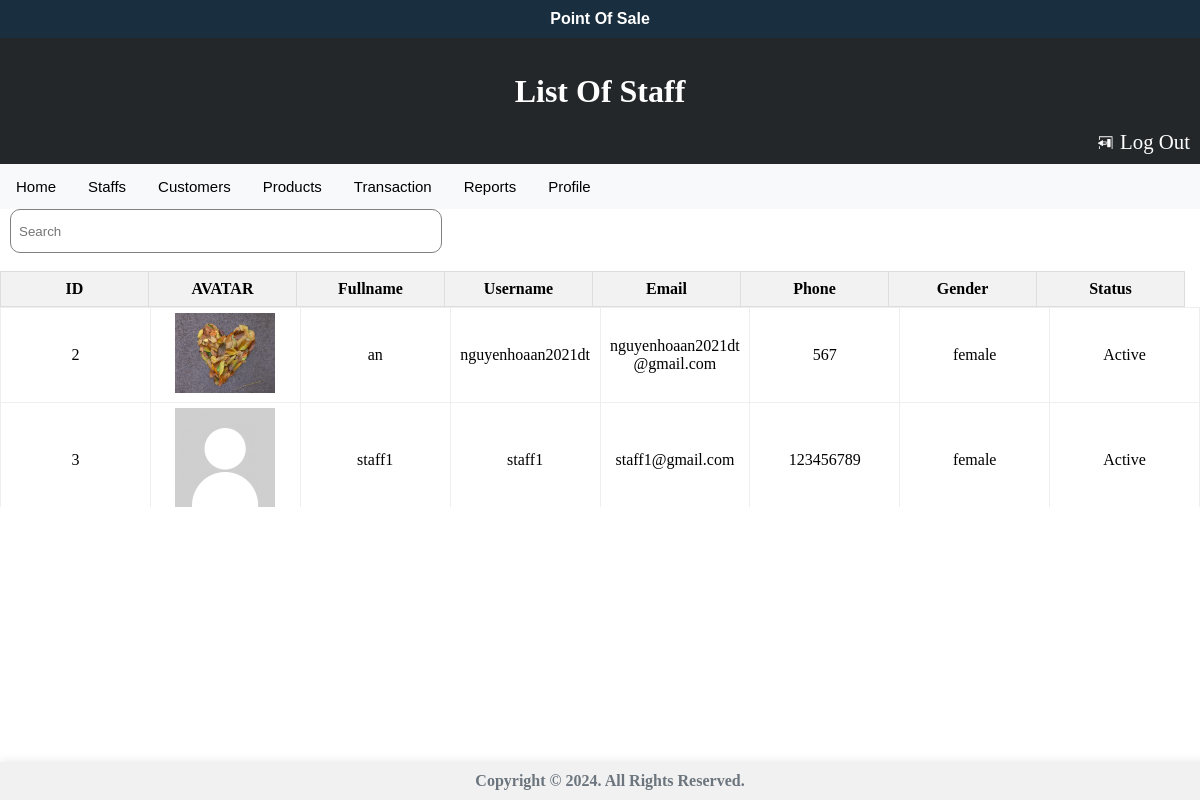
The page /views/view_info_staff.php (signed in) on the database its author committed.
### tables this page shows
CREATE TABLE `users` (
  `id` int(11) NOT NULL,
  `avatar` varchar(255) DEFAULT NULL,
  `fullname` varchar(255) NOT NULL,
  `username` varchar(255) NOT NULL,
  `password` varchar(255) NOT NULL,
  `email` varchar(255) NOT NULL,
  `phone` varchar(15) DEFAULT NULL,
  `gender` enum('male','female','other') DEFAULT NULL,
  `role` tinyint(1) NOT NULL DEFAULT 0,
  `status` tinyint(1) NOT NULL DEFAULT 0
);

### views/view_info_staff.php (the view, shortened to what this page needs)
<?php
    include_once('../config/db.conn.php');
    if ($conn) {
        $sql = "SELECT * FROM users WHERE role=0";
        $staffs = $conn->query($sql);
    } else {
        $error = "Connection is not established yet.";
    }
    $imageDirectory = '../images/';
?>
<!DOCTYPE html>
<html lang="en">
<head>
    <link rel="stylesheet" type="text/css" href="../css/admin_home.css">
    <link rel="stylesheet" type="text/css" href="../css/product_catalog.css">
    <link rel="stylesheet" type="text/css" href="../css/create_sales.css">
</head>
<body>
    <div class="header">
        <div class="row">
            <div class="hd">
                <h4>Point Of Sale</h4>
            </div>
            <div class="hd1">
                <h2>List Of Staff</h2>
            </div>
            <div class="hd2">
                <a href="#" onclick="confirmLogout()">
                </a>
                <a href="#" onclick="confirmLogout()">Log Out</a>
            </div>
        </div>
    </div>
    <div class="topnav" id="myTopnav">
        <a href="../views/admin_home.php">Home</a>
        <a href="../views/view_staffs.php">Staffs</a>
        <a class="active" href="../views/customer_list.php">Customers</a>
        <a href="../views/product_catalog.php">Products</a>
        <a href="../transaction/index.php">Transaction</a>
        <a href="#about">Reports</a>
        <a href="../views/profile.php?id=$id&role=$role">Profile</a>
    </div>
    <div class="Catalog">
        <div class="row">
            <div class="search_and_button">
                <div class="search_container">
                    <input id="frame_search" type="text" placeholder="Search">
                </div>
            </div> <br>
            <table class="head">
                <tr>
                    <th>ID</th>
                    <th>AVATAR</th>
                    <th>Fullname</th>
                    <th>Username</th>
                    <th>Email</th>
                    <th>Phone</th>
                    <th>Gender</th>
                    <th>Status</th>
                </tr>
            </table>
            <div class="scroll_table">
                <table id="sales_tab">
                    <tbody>
                        <?php
                            if (isset($staffs)) {
                                while($staff = $staffs->fetch_assoc()) {
                                    echo "<tr>";
                                    echo "<td>" . $staff['id'] . "</td>";
                                    echo "<td><img src='" . $imageDirectory . $staff['avatar'] . "' alt='Avatar'  class='avatar'></td>";
                                    echo "<td>" . $staff['fullname'] . "</td>";
                                    echo "<td>" . $staff['username'] . "</td>";
                                    echo "<td>" . $staff['email'] . "</td>";
                                    echo "<td>" . $staff['phone'] . "</td>";
                                    echo "<td>" . $staff['gender'] . "</td>";
                                    if($staff['status']==0) {
                                        echo "<td>Active</td>";
                                    } else {
                                        echo "<td>Inactivate</td>";
                                    }echo "</tr>";
                                }
                            } else {
                                echo "<tr>";
                                echo "<td colspan='9'>No staff data available.</td>";
                                echo "</tr>";
                            }
                        ?>
                    </tbody>
                </table>
            </div>
        </div>
    </div>
    <div class="footer">
        <div class="jumbotron push-spaces">
            <strong>Copyright © 2024. All Rights Reserved.</strong>
        </div>
    </div>
</body>
</html>

### css/admin_home.css (style rules this page uses)
.footer { background-color: #f8f9fa; box-shadow: 0 0 10px rgba(0, 0, 0, 0.1); padding: 20px; margin: 0; display: flex; align-items: center; text-align: center; justify-content: center; }
.header { background-color: #6c757d; box-shadow: 0 0 10px rgba(0, 0, 0, 0.1); padding: 20px; margin: 0; }
.header .hd1 { text-align: center; font-family:'Trebuchet MS'; }
.header .hd2 { text-align: right; font-size: 130%; color: white; padding-right: 10px; }
strong,.wrapper a { color: #6c757d; }
.header h2 { font-size: 200%; color: white; padding-left: 0px; font-family: Cooper Black; }
.hd2 a { font-family: 'Corbel'; color: white; text-decoration: none; }
.hd { background-color: rgba(13, 36, 53, 0.872); text-align: center; }
.hd h4 { padding: 10px; color: white; font-family: sans-serif; vertical-align: bottom; margin: 0px; }
.hd1, .hd2 { background-color: rgba(0, 0, 0, 0.664); }
.hd1 h2 { margin: auto; padding: 20px; }
.hd1 { padding-top: 15px; }
.hd2 { padding-bottom: 10px; }
.header { padding: 0px; }
body { margin: auto; }
.topnav { background-color: #f8f9fa; overflow: hidden; }
.topnav a { float: left; color: black; text-align: center; padding: 14px 16px; text-decoration: none; font-size: 15px; font-family: sans-serif; }

### css/product_catalog.css (style rules this page uses)
table { width: 100%; border-collapse: collapse; }
th, td { border: 1px solid #ddd; padding: 8px; text-align: center; }
th { background-color: #f2f2f2; }
img { max-width: 100px; height: auto; }
.search_and_button { display: flex; justify-content: space-between; align-items: center; }
.search_container { margin: 0px; width: fit-content; margin-left: 10px; }
#frame_search { height: 5vh; border-radius: 10px; width: 35vw; padding-left: 8px; border: 1px solid gray; }
.hd2 { padding-right: 10px; }
.footer { position: fixed; bottom: 0; width: 100%; background-color: #f1f1f1; text-align: center; padding: 10px; }
.row { width: 100%; min-width: 820px; }
.row table { table-layout: fixed; width: 100%; }
.row table.head { width: calc(100% - 15px); }
table tr td { border: 1px solid #eee; padding: 5px; word-wrap: break-word; }
.scroll_table { overflow-y: auto; max-height: 200px; }
#myTopnav1, .header, .Catalog { min-width: 900px; }

### css/create_sales.css (style rules this page uses)
.footer { position: fixed; bottom: 0; width: 100%; background-color: #f1f1f1; text-align: center; padding: 10px; }
.row { width: 100%; }
.row table { table-layout: fixed; width: 100%; }
.row table.head { width: calc(100% - 15px); }
table tr td { border: 1px solid #eee; padding: 5px; word-wrap: break-word; }
#myTopnav1, .header, .Catalog { min-width: 900px; }
.head th { font-family: Calibri; }

### rows shown on the page
users: id "2", avatar (picture), fullname "an", username "nguyenhoaan2021dt", email "nguyenhoaan2021dt@gmail.com", phone "567", gender "female", status "Active"
users: id "3", avatar (placeholder picture), fullname "staff1", username "staff1", email "staff1@gmail.com", phone "123456789", gender "female", status "Active"
